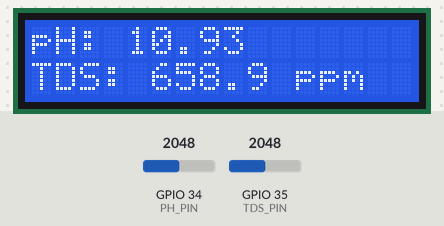
The sketch below on a simulated ESP32. Shown: 16×2 character LCD. Inputs (shaded band) come from the test bench; at power-on: GPIO 34 (PH_PIN) = 2048, GPIO 35 (TDS_PIN) = 2048 (analog values on the 0–4095 scale). What the sketch prints to the serial monitor is not drawn.

Above: at 2.0 s.
2.1 s: GPIO 34 (PH_PIN) set to 2866
At 4.7 s:
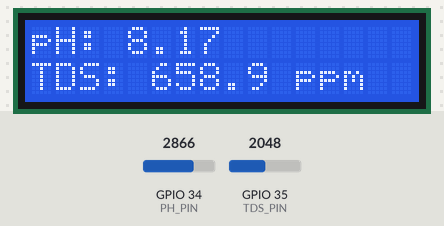
5.1 s: GPIO 34 (PH_PIN) set to 3603
At 7.3 s:
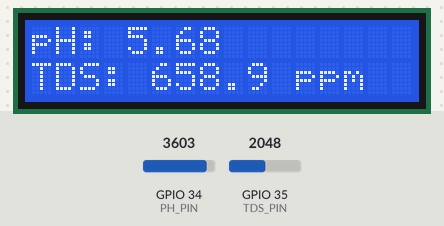
7.6 s: GPIO 34 (PH_PIN) set to 4095
At 9.9 s:
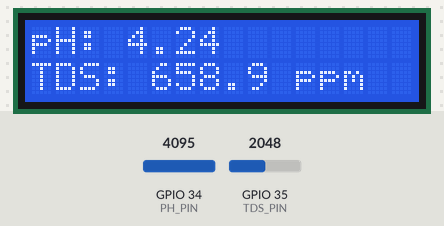
Timing chart, 0 to 11.4 s (numbered marks = the images above; inputs shaded):
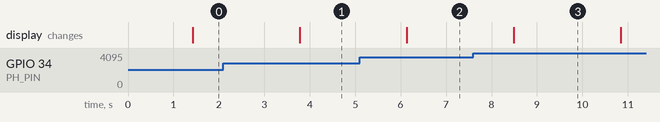

Measured:
- after the input at 2.1 s, the display: changes after 1.7 s (image 1)
- after the input at 5.1 s, the display: changes after 1.0 s (image 2)
- after the input at 7.6 s, the display: changes after 0.89 s (image 3)

The sketch:

ph-tds-lcd.ino
```cpp
#include <Wire.h>
#include <LiquidCrystal_I2C.h>

// === Pins & ADC config ===
#define TDS_PIN     35
#define PH_PIN      34
#define VREF        3.3f
#define ADC_RES     4095.0f

// === TDS parameters ===
#define TDS_FACTOR  0.5f         // 0.5 for NaCl solution
float temperatureC = 25.0f;      // TODO: replace with real water temp sensor

// === LCD Object ===
LiquidCrystal_I2C lcd(0x27, 16, 2);

// === Working buffers ===
int   tdsSamples[10];
int   phSamples[34];

float adcAvgTDS, voltTDS, volt25C, ec_mS, tds_ppm;
float phValue;

// Take 10 ADC samples → sort → drop extremes → average
float trimmedAverageADC_TDS(int pin) {
  for (int i = 0; i < 10; i++) {
    tdsSamples[i] = analogRead(pin);
    delay(30); // short delay between reads
  }
  // simple ascending sort
  for (int i = 0; i < 9; i++) {
    for (int j = i + 1; j < 10; j++) {
      if (tdsSamples[i] > tdsSamples[j]) {
        int tmp = tdsSamples[i];
        tdsSamples[i] = tdsSamples[j];
        tdsSamples[j] = tmp;
      }
    }
  }
  // remove 2 lowest & 2 highest
  long sum = 0;
  for (int i = 2; i < 8; i++) sum += tdsSamples[i];
  return (float)sum / 6.0f;
}

// Read pH using 34 samples → sort → average middle 30 → linear calibration
float readPH_Calibrated(int pin) {
  for (int i = 0; i < 34; i++) {
    phSamples[i] = analogRead(pin);
    delay(30);
  }
  for (int i = 0; i < 33; i++) {
    for (int j = i + 1; j < 34; j++) {
      if (phSamples[i] > phSamples[j]) {
        int tmp = phSamples[i];
        phSamples[i] = phSamples[j];
        phSamples[j] = tmp;
      }
    }
  }
  unsigned long avg = 0;
  for (int i = 2; i < 32; i++) avg += phSamples[i]; // keep middle 30
  float avgADC = (float)avg / 30.0f;

  // simple linear calibration
  // from provided formula: pH = (avgADC - 5284.0) / -296.0
  return (avgADC - 5284.0f) / -296.0f;
}

void setup() {
  Serial.begin(9600);

  // ADC config
  analogReadResolution(12);                 // set ADC to 12-bit
  analogSetPinAttenuation(TDS_PIN, ADC_11db);
  analogSetPinAttenuation(PH_PIN,  ADC_11db);

  // LCD init
  lcd.init();
  lcd.backlight();
  lcd.clear();
}

void loop() {
  //  TDS: ADC → Voltage → Temp compensation → EC → PPM
  adcAvgTDS = trimmedAverageADC_TDS(TDS_PIN);       // clean ADC reading
  voltTDS   = adcAvgTDS * (VREF / ADC_RES);         // ADC → voltage

  float tempCoef = 1.0f + 0.02f * (temperatureC - 25.0f);
  volt25C = voltTDS / tempCoef;                     // temperature compensation

  // empirical polynomial for common TDS modules (see module docs)
  ec_mS = (133.42f * volt25C * volt25C * volt25C)
        - (255.86f * volt25C * volt25C)
        + (857.39f * volt25C);

  tds_ppm = ec_mS * TDS_FACTOR;                     // EC → TDS (ppm)

  //  pH: multi-sample average + linear calibration
  phValue = readPH_Calibrated(PH_PIN);

  //  Serial output
  Serial.print("TDS: ");
  Serial.print(tds_ppm, 1);
  Serial.print(" ppm  | pH: ");
  Serial.println(phValue, 2);

  // Line 1: pH
  lcd.setCursor(0, 0);
  lcd.print("pH: ");
  lcd.print(phValue, 2);
  lcd.print("       "); // pad spaces to clear residual chars

  // Line 2: TDS (ppm)
  lcd.setCursor(0, 1);
  lcd.print("TDS: ");
  lcd.print(tds_ppm, 1);
  lcd.print(" ppm   ");

  delay(1000);
}
```
